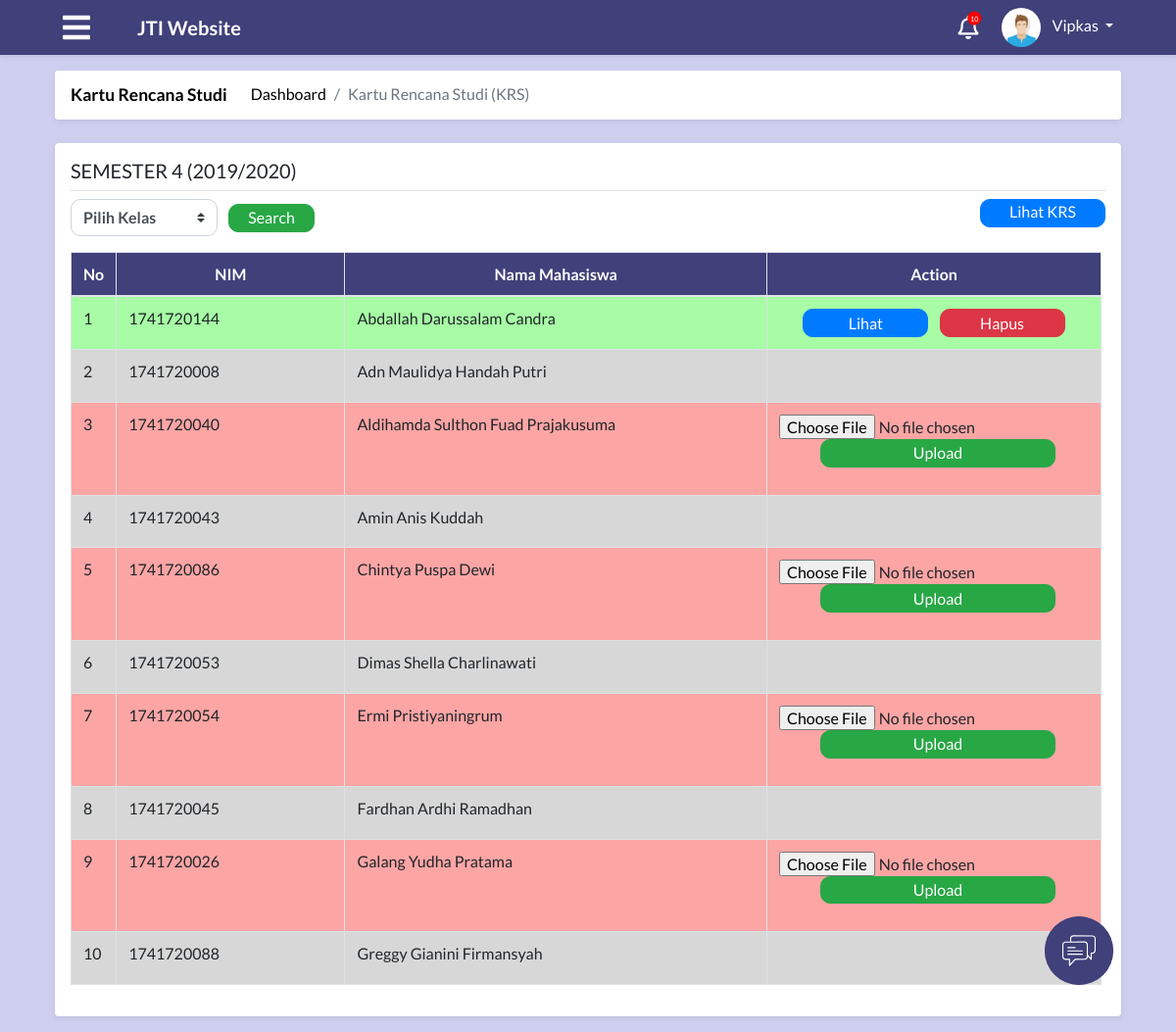
Before: /module/index.php?module=krs (signed in) with the older database file.
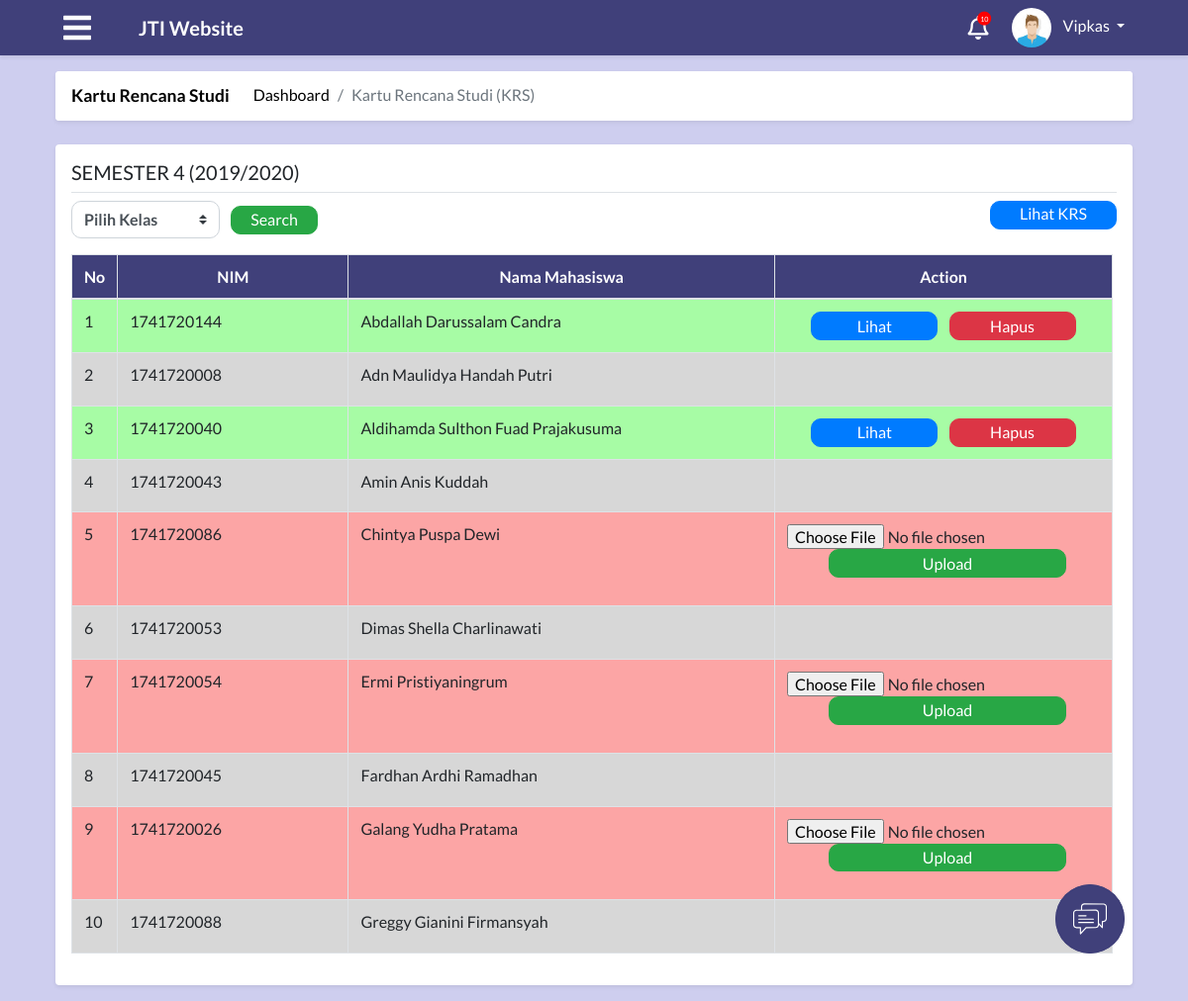
After: the same page with the newer database file.
### tables this page shows
CREATE TABLE `tabel_admin` (
  `id_admin` int(30) NOT NULL,
  `nama` varchar(50) NOT NULL,
  `nip` int(20) NOT NULL,
  `alamat` text,
  `tempat_lahir` varchar(50) DEFAULT NULL,
  `tangal_lahir` date DEFAULT NULL,
  `id_user` int(11) NOT NULL,
  `waktu_edit` datetime NOT NULL
);

CREATE TABLE `tabel_krs_admin` (
  `id_krs` int(30) NOT NULL,
  `id_mahasiswa` int(30) DEFAULT NULL,
  `status_daftar_ulang` varchar(50) DEFAULT NULL,
  `gambar_krs` varchar(100) DEFAULT NULL,
  `id_semester` int(30) DEFAULT NULL
);

CREATE TABLE `tabel_mahasiswa` (
  `id_mahasiswa` int(30) NOT NULL,
  `id_prodi` int(30) NOT NULL,
  `id_kelas` int(30) NOT NULL,
  `id_semester` int(11) NOT NULL,
  `nim` varchar(50) NOT NULL,
  `nama` varchar(100) NOT NULL,
  `alamat` varchar(250) DEFAULT NULL,
  `jenis_kelamin` enum('laki-laki','perempuan') NOT NULL,
  `tempat_lahir` varchar(50) DEFAULT NULL,
  `tanggal_lahir` date DEFAULT NULL,
  `foto` text,
  `waktu_edit` datetime DEFAULT NULL,
  `id_user` int(11) NOT NULL
);

### process/proses_krsAdmin.php (called while the page is built, shortened)
<?php
function krsCari($con, $kelas)
{
    $krs = "SELECT DISTINCT tabel_krs_admin.id_krs, tabel_mahasiswa.nim, tabel_mahasiswa.nama,
    tabel_krs_admin.status_daftar_ulang, tabel_krs_admin.gambar_krs, tabel_mahasiswa.id_kelas
    FROM tabel_krs_admin INNER JOIN tabel_mahasiswa ON tabel_krs_admin.id_mahasiswa = tabel_mahasiswa.id_mahasiswa
    AND tabel_mahasiswa.id_kelas='$kelas'";
    $resultTampilKrs = mysqli_query($con, $krs);
    return $resultTampilKrs;
}
function minKelas($con){
	$minKelas = "select min(id_kelas) as minKelas from tabel_kelas";
	$resultMinKelas = mysqli_query($con, $minKelas);
	$rowMinKelas=mysqli_fetch_assoc($resultMinKelas);
	return $rowMinKelas["minKelas"];
}
?>

### module/admin/krs/krsAdmin.php (the view, shortened to what this page needs)
<?php
  include "../config/connection.php";
  include "../process/proses_krsAdmin.php";
?>
<body onload="setup();">
    <main role="main" class="container-fluid">
        <div id="krsAdmin" class="row">
            <div class="col-md-12 p-0">
                <div class="m-2 bg-white shadow-sm rounded">
                    <nav aria-label="breadcrumb">
                        <ol class="breadcrumb">
                            <li class="pr-4 title"><a href="index.php?module=krs"><strong>Kartu Rencana
                                        Studi</strong></a></li>
                            <li class="breadcrumb-item"><a href="index.php?module=krs">Dashboard</a></li>
                            <li class="breadcrumb-item active" aria-current="page">Kartu Rencana Studi (KRS)</li>
                        </ol>
                    </nav>
                </div>
            </div>
            <div class="col-md-12 p-0">
            <div class="m-2 p-3 bg-white mb-3 rounded shadow-sm">
                <h5 class="border-bottom border-gray pb-2 mb-2">SEMESTER 4 (2019/2020)</h5>
                <div class="container-fluid mt-0 p-0 m-0">
                <form action="?module=krs" method="post">
                <div class="col-md-12 p-0">
                <select class="optionKelas custom-select" name="kelas" style="width:150px">
                <option value="0">Pilih Kelas</option>
                    </select>
                    <input type="submit" name="searchKrs" class="btn btn-cari btn-success ml-2" value="Search">
                    <a href="index.php?module=krsPerKelas" class="btn btn-lihat btn-primary float-right">Lihat
                    KRS</a>
                </div>
                    </form>
                        <div class="row scrollbar mr-0" id="cariKrs">
                            <div class="col-md-12 pr-1 d-flex justify-content-center">
                                <?php
                                    if(isset($_POST["searchKrs"])){
                                        $result=krsCari($con, $_POST["kelas"]);
                                    }
                                    else{
                                        $result=krsCari($con, minKelas($con));
                                    }
                                    if (mysqli_num_rows($result) > 0){
                                    ?>
                                    <table class="table tabel table-bordered">
                                    <thead class="text-white bg-blue">
                                    <tr>
                                        <th scope="col" style="text-align:center">No</th>
                                        <th scope="col" style="text-align:center; width: 300px">NIM</th>
                                        <th scope="col" style="text-align:center; width: 600px">Nama Mahasiswa</th>
                                        <th scope="col" style="text-align:center">Action</th>
                                    </tr>
                                    </thead>
                                    <tbody>
                                    <?php
                                        if(mysqli_num_rows($result) > 0){
                                        while($row = mysqli_fetch_assoc($result)){
                                            if($row["status_daftar_ulang"]=="Sudah" && $row["gambar_krs"]==NULL){
                                                ?>
                                                <tr class="ukt-lunas-belum-upload">
                                                <td><?php echo $row["id_krs"]?></td>
                                                <td><?php echo $row["nim"]?></td>
                                                <td><?php echo $row["nama"]?></td>
                                                <td>
                                                <center>
                                                <form action="../process/proses_krsAdmin.php?module=krs&act=upload&id=<?php echo $row["id_krs"];?>" method="post"
                                                enctype="multipart/form-data" accept="image/jpg">
                                                <input type="file" name="photo" required>
                                                <button type="submit" class="btn btn-upload btn-success ml-2" name="upload">Upload</button>
                                                </form>
                                                </center>
                                                </td>
                                            </tr>
                                            <?php
                                            } else if($row["status_daftar_ulang"]=="Belum"){
                                                ?>
                                                <tr class="ukt-belum-lunas">
                                                <td><?php echo $row["id_krs"]?></td>
                                                <td><?php echo $row["nim"]?></td>
                                                <td><?php echo $row["nama"]?></td>
                                                <td>
                                                </td>
                                                </tr>
                                                <?php
                                            } else if($row["status_daftar_ulang"]=="Sudah" && $row["gambar_krs"]!=NULL){
                                                ?>
                                                <tr class="ukt-lunas-sudah-upload">
                                                <td><?php echo $row["id_krs"]?></td>
                                                <td><?php echo $row["nim"]?></td>
                                                <td><?php echo $row["nama"]?></td>
                                                <td>
                                                <center>
                                                <button type="button" class="btn btn-lihat btn-primary lihat-krs tmbl-lihat mr-9" id="<?php echo $row["id_krs"];?>" data-toggle="modal"
                                                data-target="#modalGambar">Lihat</button>
                                                <button type="button" class="btn btn-danger btn-hapus hapus-krs ml-2" id="<?php echo $row["id_krs"];?>"
                                                data-toggle="modal" data-target="#modalHapus">Hapus</button>
                                                </center>
                                                </td>
                                            </tr>
                                            <?php
                                            }
                                        }
                                        ?>
                                        </tbody>
                                        </table>
                                        <?php
                                        }
                                        }
                                    ?>
                                    </div>
                                    </div>
                                </div>
                            </div>
                            </div>
                            </div>
                            </div>

### module/index.php (shortened to what this page needs)
<?php
include "../config/connection.php";
$level = $_SESSION['level'];
$idUser = $_SESSION['id'];
?>
<?php
switch ($level) {
  case 'admin':
    $queryUser = "SELECT a.*, b.* FROM tabel_user a, tabel_admin b WHERE a.id_user=$idUser and a.id_user=b.id_user";
    $resultUser = mysqli_query($con, $queryUser);
    $rowUser = mysqli_fetch_assoc($resultUser);
    $namaUser = $rowUser["nama"];
    break;
}
?>
<!DOCTYPE html>
<html>
<head>
  <?php
  include "../config/styles.php";
  ?>
</head>
<body>
  <nav class="app-navbar navbar navbar-expand-md navbar-dark bg-blue shadow-sm sticky-top mb-2">
    <?php
    if ($level == "admin") {
      ?>
      <a class="ml-5 mr-5" id="navigation-admin-btn"> <i class="fas fa-bars text-white burger-icon"></i></a>
    <?php
  } else {
    ?>
      <a class="ml-5 mr-5" id="navigation-btn"> <i class="fas fa-bars text-white burger-icon"></i></a>
    <?php
  }
  ?>
    <a class="navbar-brand " href="index.php?module=home"><b>JTI Website</b></a>
    <div class="collapse navbar-collapse" id="navbarCollapse">
      <i class="notification-icon text-white far fa-bell" onclick="location.href='index.php?module=notifikasi';">
        <span class="fas fa-circle notification-bubble"></span>
        <span class="notification-bubble-num">10</span>
      </i>
      <div class="dropdown mr-5">
        <img class="dropdown-toggle nav-profile-photo ml-4 " src="../attachment/img/avatar.jpeg" data-toggle="dropdown" aria-haspopup="true" aria-expanded="false">
        <a href="#" class="dropdown-toggle ml-2 profile-link" id="dropdownMenuButton" data-toggle="dropdown" aria-haspopup="true" aria-expanded="false"><?php echo ($namaUser); ?>&nbsp;<b class="caret"></b></a>
      </div>
    </div>
  </nav>
  <div class="container-fluid px-5">
    <?php
    $module = $_GET["module"];
    if ($level == "mahasiswa") {
      switch ($module) {
        case "home":
          include "mahasiswa/home.php";
          break;
        case "kompenAbsen":
          include "mahasiswa/kompenAbsen.php";
          break;
        case "coba":
          include "mahasiswa/coba.php";
          break;
        case "krs":
          include "mahasiswa/krs.php";
          break;
        case "jadwal":
          include "mahasiswa/jadwal.php";
          break;
        case "nilai":
          include "mahasiswa/nilai.php";
          break;
        case "nilaiError":
          include "mahasiswa/nilaiError.php";
          break;
        case "kelasKosong":
          include "mahasiswa/kelasKosong.php";
          break;
        case "notifikasi":
          include "notifikasi.php";
          break;
        default:
          include "404.php";
      }
    } else if ($level == "admin") {
      switch ($module) {
        case "krs":
          include "admin/krs/krsAdmin.php";
          break;
      }
    }
    if ($level == "mahasiswa" || $level == "admin" || $level == "dosen") {
      if ($module != 'eComplain') {
        ?>
        <img src="../img/Chat.svg" alt="chat" class="chat-bubble">
      <?php
    }
  }
  ?>
</body>
</html>

### config/styles.php (shortened to what this page needs)
<link rel="stylesheet" href="https://stackpath.bootstrapcdn.com/bootstrap/4.3.1/css/bootstrap.min.css">
<link rel="stylesheet" href="https://cdnjs.cloudflare.com/ajax/libs/bootstrap-datepicker/1.8.0/css/bootstrap-datepicker3.css">
<link rel="stylesheet" href="https://cdnjs.cloudflare.com/ajax/libs/ekko-lightbox/5.3.0/ekko-lightbox.css">
<link rel="stylesheet" href="https://use.fontawesome.com/releases/v5.7.2/css/all.css">
<link rel="stylesheet" href="../css/style.css">
<link rel="stylesheet" href="../css/login.css">
<link rel="stylesheet" href="../css/home.css">
<link rel="stylesheet" href="../css/jadwal.css">
<link rel="stylesheet" href="../css/krs.css">
<link rel="stylesheet" href="../css/nilai.css">
<link rel="stylesheet" href="../css/kompenAbsen.css">
<link rel="stylesheet" href="../css/kelasKosong.css">
<link rel="stylesheet" href="../css/notifikasi.css">
<link rel="stylesheet" href="../css/dosenKompen.css">
<link rel="stylesheet" href="../css/adminRuang.css">
<link rel="stylesheet" href="../css/admin.css">
<link rel="stylesheet" href="../css/dataDosen.css">
<link rel="stylesheet" href="../css/adminDataJadwalKuliah.css">
<link rel="stylesheet" href="../css/dataMahasiswa.css">
<link rel="stylesheet" href="../css/adminKhs.css">
<link rel="stylesheet" href="../css/krsAdmin.css">
<link rel="stylesheet" href="../css/eComplain.css">
<link rel="stylesheet" href="../css/adminBerita.css">
<link rel="stylesheet" href="../css/kuisioner.css">
<link rel="stylesheet" href="../css/absenKompen.css">

### css/style.css (style rules this page uses)
* { font-family: "Lato"; }
body, html { margin: 0; padding: 0; }
body { background-color: #ceceef !important; }
.app-navbar { z-index: 0; }
.burger-icon { font-size: 2em; }
.notification-icon { font-size: 1.5em; position: relative; cursor: pointer; }
.notification-bubble { position: absolute; font-size: 0.6em; top: -4px; color: red; right: -3px; }
.notification-bubble-num { position: absolute; font-size: 0.3em; top: 0px; color: #ffffff; right: 0px; }
.profile-link:link { color: #ffffff; text-decoration: none; }
.profile-link { color: #ffffff; text-decoration: none; }
.nav-profile-photo { width: 2.5em; border-radius: 50%; }
.app-navbar { z-index: 1; }
.bg-blue { background-color: #40407a; }
#navigation-btn, #navigation-admin-btn, .pointer { cursor: pointer; }
.chat-bubble { position: fixed; bottom: 3em; right: 4em; background: #40407a; width: 4.4em; height: 4.4em; border-radius: 50%; display: flex; justify-content: center; align-items: center; }
.breadcrumb a { text-decoration: none; color: black; }
.breadcrumb { background: white; }

### css/login.css (style rules this page uses)
body { padding-top: 0 !important; }

### css/kelasKosong.css (style rules this page uses)
#kelasKosong .btn-hari, .btn-cari { border-radius: 10px; width: 5.5em; height: 1.8em; padding: 0; }

### css/notifikasi.css (style rules this page uses)
td { border-top: 2px solid rgb(187, 187, 187); border-bottom: 2px solid rgb(187, 187, 187); }

### css/dataMahasiswa.css (style rules this page uses)
#dataMahasiswa .btn-load, .btn-loading, .btn-edit, .btn-hapus, .btn-tambahkan { border-radius: 10px; width: 7em; height: 1.8em; padding: 0; }

### css/krsAdmin.css (style rules this page uses)
#krsAdmin .optionKelas { box-sizing: border-box; border-radius: 10px; font-weight: bold; }
#krsAdmin .breadcrumb a { text-decoration: none; color: black; }
#krsAdmin .breadcrumb { background: white; }
#krsAdmin .title { font-size: 1.09em; }
#krsAdmin .btn-cari { border-radius: 10px; width: 5.5em; height: 1.8em; padding: 0; }
#krsAdmin .btn-lihat, .btn-hapus, .btn-ya, .btn-tidak { border-radius: 10px; width: 8em; height: 1.8em; padding: 0; }
#krsAdmin .btn-upload { border-radius: 10px; width: 15em; height: 1.8em; padding: 0; }
#krsAdmin .ukt-lunas-sudah-upload { background-color: #A7FCA5; }
#krsAdmin .ukt-lunas-belum-upload { background-color:#FCA5A5; }
#krsAdmin .ukt-belum-lunas { background-color: rgba(189, 189, 189, 0.6); }

Changed rows visible on the page:
changed tabel_krs_admin "Aldihamda Sulthon Fuad Prajakusuma": gambar_krs "Upload" → "Lihat Hapus"
